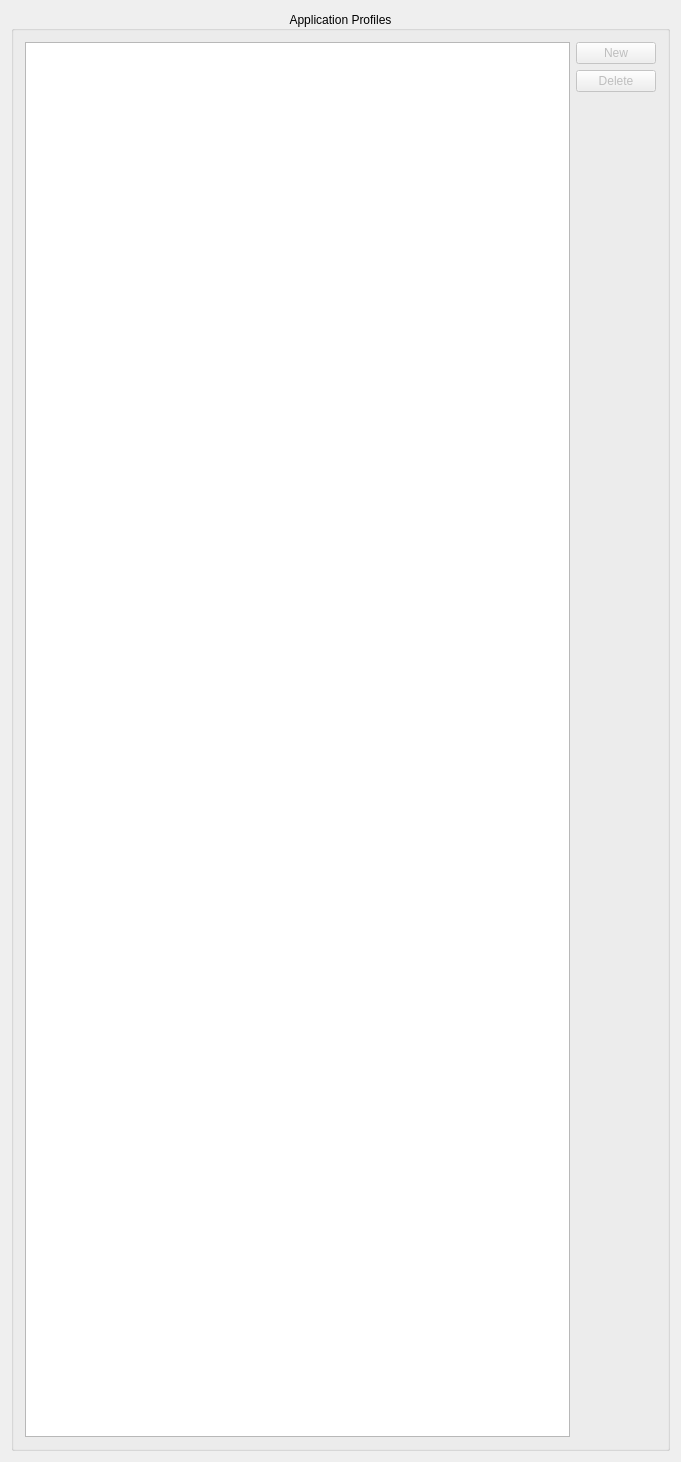
<?xml version="1.0" encoding="UTF-8"?>
<ui version="4.0">
 <class>AlkOnlineQuotesProfilesWidget</class>
 <widget class="QWidget" name="AlkOnlineQuotesProfilesWidget">
  <property name="geometry">
   <rect>
    <x>0</x>
    <y>0</y>
    <width>681</width>
    <height>1462</height>
   </rect>
  </property>
  <property name="minimumSize">
   <size>
    <width>0</width>
    <height>0</height>
   </size>
  </property>
  <property name="windowTitle">
   <string>Online Quotes</string>
  </property>
  <layout class="QVBoxLayout" name="verticalLayout_6">
   <item>
    <widget class="QGroupBox" name="profilesGroupBox">
     <property name="whatsThis">
      <string>&lt;html&gt;&lt;head/&gt;&lt;body&gt;&lt;p&gt;Select, add or delete an application profile, where to load profiles from and save into eg. kmymoney or skrooge.&lt;/p&gt;&lt;/body&gt;&lt;/html&gt;</string>
     </property>
     <property name="title">
      <string>Application Profiles</string>
     </property>
     <property name="alignment">
      <set>Qt::AlignCenter</set>
     </property>
     <layout class="QGridLayout" name="gridLayout_3">
      <item row="0" column="0">
       <layout class="QHBoxLayout" name="horizontalLayout_7">
        <item>
         <widget class="QListWidget" name="m_profileList"/>
        </item>
        <item>
         <layout class="QVBoxLayout" name="verticalLayout_7">
          <item>
           <widget class="AlkPushButton" name="m_newProfile">
            <property name="enabled">
             <bool>false</bool>
            </property>
            <property name="text">
             <string>New</string>
            </property>
            <property name="icon">
             <iconset theme="document-new">
              <normaloff>.</normaloff>.</iconset>
            </property>
           </widget>
          </item>
          <item>
           <widget class="AlkPushButton" name="m_deleteProfile">
            <property name="enabled">
             <bool>false</bool>
            </property>
            <property name="text">
             <string>Delete</string>
            </property>
            <property name="icon">
             <iconset theme="edit-delete">
              <normaloff>.</normaloff>.</iconset>
            </property>
           </widget>
          </item>
          <item>
           <spacer name="verticalSpacer_4">
            <property name="orientation">
             <enum>Qt::Vertical</enum>
            </property>
            <property name="sizeHint" stdset="0">
             <size>
              <width>20</width>
              <height>40</height>
             </size>
            </property>
           </spacer>
          </item>
         </layout>
        </item>
       </layout>
      </item>
     </layout>
    </widget>
   </item>
  </layout>
 </widget>
 <layoutdefault spacing="6" margin="11"/>
 <customwidgets>
  <customwidget>
   <class>AlkPushButton</class>
   <extends>QPushButton</extends>
   <header>alkpushbutton.h</header>
  </customwidget>
 </customwidgets>
 <resources/>
 <connections/>
</ui>
